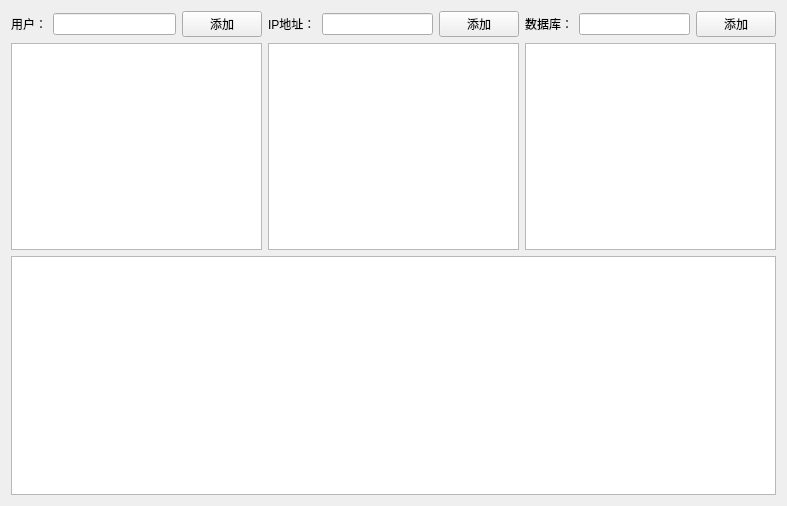
<?xml version="1.0" encoding="UTF-8"?>
<ui version="4.0">
 <class>UserGrantPage</class>
 <widget class="QWidget" name="UserGrantPage">
  <property name="geometry">
   <rect>
    <x>0</x>
    <y>0</y>
    <width>787</width>
    <height>506</height>
   </rect>
  </property>
  <property name="windowTitle">
   <string>用户权限</string>
  </property>
  <layout class="QVBoxLayout" name="verticalLayout">
   <item>
    <layout class="QHBoxLayout" name="selectLayout">
     <item>
      <layout class="QVBoxLayout" name="userLayout">
       <item>
        <layout class="QHBoxLayout" name="userInputLayout">
         <item>
          <widget class="QLabel" name="userInputabel">
           <property name="text">
            <string>用户：</string>
           </property>
          </widget>
         </item>
         <item>
          <widget class="QLineEdit" name="userInputEdit"/>
         </item>
         <item>
          <widget class="QPushButton" name="userAddButton">
           <property name="text">
            <string>添加</string>
           </property>
          </widget>
         </item>
        </layout>
       </item>
       <item>
        <widget class="QTableView" name="userTable"/>
       </item>
      </layout>
     </item>
     <item>
      <layout class="QVBoxLayout" name="ipLayout">
       <item>
        <layout class="QHBoxLayout" name="ipInputLayout">
         <item>
          <widget class="QLabel" name="ipInputLabel">
           <property name="text">
            <string>IP地址：</string>
           </property>
          </widget>
         </item>
         <item>
          <widget class="QLineEdit" name="ipInputEdit"/>
         </item>
         <item>
          <widget class="QPushButton" name="ipAddButton">
           <property name="text">
            <string>添加</string>
           </property>
          </widget>
         </item>
        </layout>
       </item>
       <item>
        <widget class="QTableView" name="ipTable"/>
       </item>
      </layout>
     </item>
     <item>
      <layout class="QVBoxLayout" name="dbLayout">
       <item>
        <layout class="QHBoxLayout" name="dbInputLayout">
         <item>
          <widget class="QLabel" name="dbInputLabel">
           <property name="text">
            <string>数据库：</string>
           </property>
          </widget>
         </item>
         <item>
          <widget class="QLineEdit" name="dbInputEdit"/>
         </item>
         <item>
          <widget class="QPushButton" name="dbAddButton">
           <property name="text">
            <string>添加</string>
           </property>
          </widget>
         </item>
        </layout>
       </item>
       <item>
        <widget class="QTableView" name="dbTable"/>
       </item>
      </layout>
     </item>
    </layout>
   </item>
   <item>
    <widget class="QTextEdit" name="outputEdit"/>
   </item>
  </layout>
 </widget>
 <resources/>
 <connections/>
</ui>
